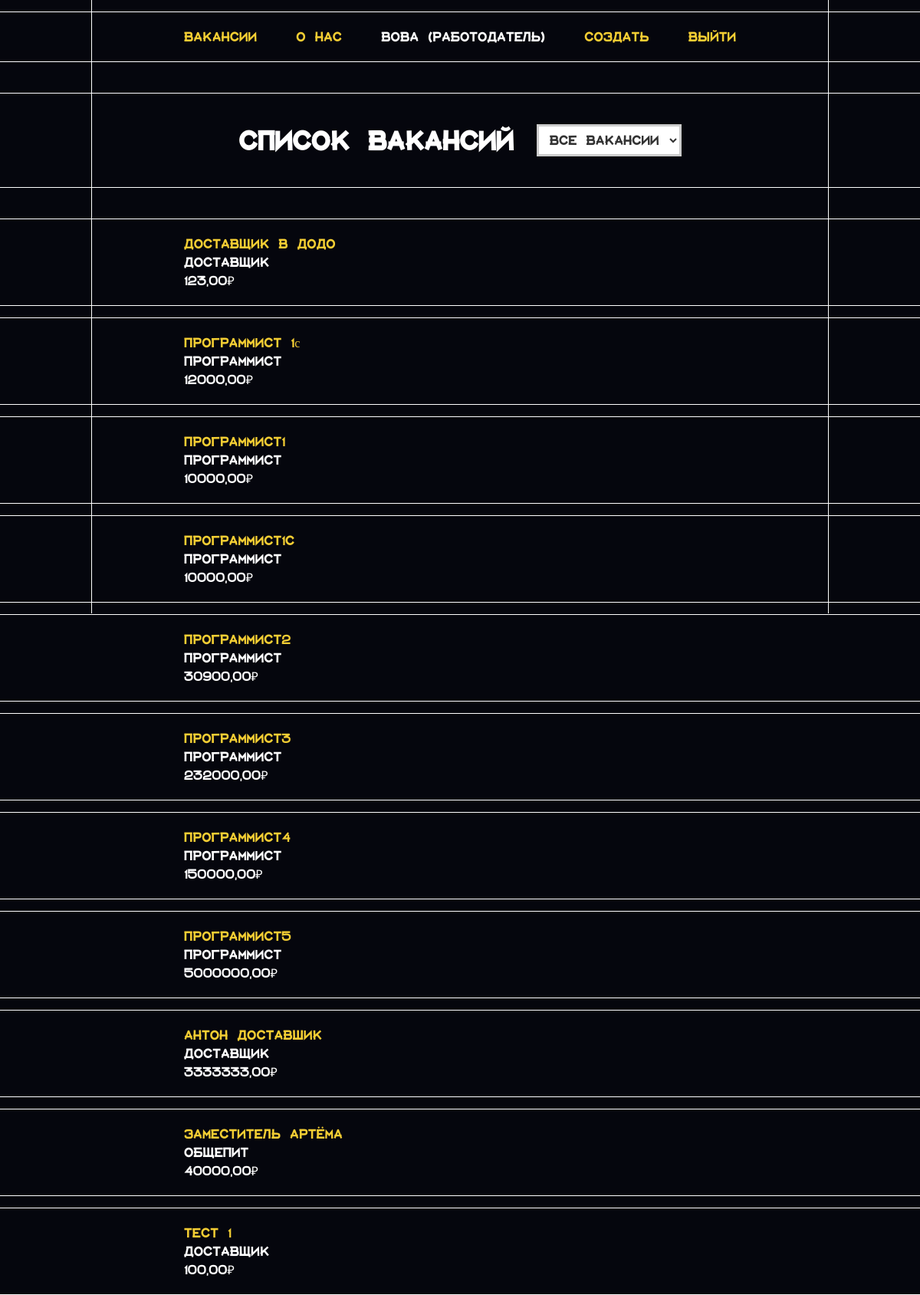
Screenshot of /main/ (signed in) with the database file from the repository.
### accounts/models.py (models this page shows, shortened)
class CustomUser(AbstractUser):
    ROLE_CHOICES = (
        ('job_seeker', 'Соискатель'),
        ('employer', 'Работодатель'),
    )
    role = models.CharField(
        max_length=20,
        choices=ROLE_CHOICES,
        default='job_seeker'
    )

### main/models.py (models this page shows, shortened)
class Vacancy(models.Model):
    job = models.ForeignKey(Job, related_name='job',
                            on_delete=models.CASCADE)
    name = models.CharField(max_length=100, db_index=True)
    slug = models.SlugField(max_length=100, unique=True, blank=True)
    description = models.TextField(blank=True)
    salary = models.DecimalField(max_digits=10, decimal_places=2, validators=[MinValueValidator(100.00)])
    available = models.BooleanField(default=True)
    created = models.DateField(auto_now_add=True)
    class Meta:
        ordering = ('name',)
        verbose_name = 'Вакансия'
        verbose_name_plural = 'Вакансии'

class Job(models.Model):
    name = models.CharField(max_length=100, db_index=True)
    slug = models.SlugField(max_length=100, unique=True)
    class Meta:
        ordering = ('name',)
        verbose_name = 'Работа'
        verbose_name_plural = 'Работы'

### main/views.py (the view)
# urls.py: path('', views.vacancy_list, name='vacancy_list'),
def vacancy_list(request):
    jobs = Job.objects.all()
    selected_job = request.GET.get('job')
    vacancies = Vacancy.objects.filter(available=True)
    if selected_job:
        vacancies = vacancies.filter(job__slug=selected_job)
    context = {
        'vacancies': vacancies,
        'jobs': jobs,
        'selected_job': selected_job,
    }
    return render(request, 'main/vacancy_list.html', context)

### main/templates/main/vacancy_list.html (shortened to what this page needs)
{% load static %}
<!DOCTYPE html>
<html lang="ru" class="page">
<head>
    <link rel="stylesheet" href="{% static 'main/css/main.css' %}">
    <link rel="stylesheet" href="{% static 'main/css/base.css' %}">
</head>
<body class="page__body">
    <div class="line_help">
        <div class="linee"></div>
    </div>
    <main>
        <div class="section">
            <nav class="nav">
                <a href="{% url 'vacancy_list' %}">Вакансии</a>
                <a href="{% url 'about' %}">О нас</a>
                {% if user.is_authenticated %}
                <span>{{ user.username }} ({{ user.get_role_display }})</span>
                {% if user.role == 'employer' %}
                <a href="{% url 'vacancy_create' %}" class="btn">Создать</a>
                {% endif %}
                <a href="{% url 'logout' %}">Выйти</a>
                {% else %}
                <a href="{% url 'login' %}">Войти</a>
                <a href="{% url 'register' %}" class="btn">Регистрация</a>
                {% endif %}
            </nav>
        </div>
        <div class="section list_nav">
            <h1 class="title">Список вакансий</h1>
            <form method="get">
                <select name="job" onchange="this.form.submit()" class="select">
                    <option value="">Все вакансии</option>
                </select>
            </form>
        </div>
        <div class="list">
            {% for vacancy in vacancies %}
            <div class="section">
                <div class="card">
                    <a href="{% url 'vacancy_detail' vacancy.slug %}">
                    </a>
                    <div>{{ vacancy.job.name }}</div>
                    <div>{{ vacancy.salary }}₽</div>
                </div>
            </div>
            {% empty %}
            <div class="card card--empty">Вакансий нет</div>
            {% endfor %}
        </div>
    </main>
</body>
</html>

### main/static/main/css/main.css (style rules this page uses)
main { width: 100%; display: flex; flex-direction: column; gap: 40px; margin-top: 15px; }
.list_nav { display: flex; gap: 30px; }
.card { width: 60%; }
form { margin: 20px 0; }
form .select { padding: 5px 10px; font-size: 16px; border: 3px solid #ccc; border-radius: 0; background-color: white; color: #333; cursor: pointer; transition: all 0.3s ease; width: 100%; }
form .select option { background-color: white; color: #333; border: none; }
form option:checked { background-color: #f3cd33; color: white; }
.list { display: flex; flex-direction: column; gap: 15px; }

### main/static/main/css/base.css (style rules this page uses)
* { margin: 0; font-family: "font"; }
html { width: 100%; height: 100%; }
main { width: 100%; display: flex; flex-direction: column; gap: 40px; margin-top: 15px; justify-content: start; }
.section { border-top: 1px solid rgb(255, 255, 255); border-bottom: 1px solid rgb(255, 255, 255); width: 100%; display: flex; align-items: center; justify-content: center; padding: 20px 0 20px 0; }
.line_help { position:fixed; height: 0vh; width: 100vw; display: flex; justify-content: center; z-index: -1; top: 0; }
.linee { width: 80%; height: 0vh; border-right: 1px solid rgb(255, 255, 255); border-left: 1px solid rgb(255, 255, 255); animation: growLine 1s ease forwards; }
.page__body { margin: 0; background: #05060d; color: #ffffff; min-height: 100%; width: 100%; display: flex; justify-content: center; align-items: center; flex-direction: column; }
a { color: transparent; -webkit-background-clip: text; background-image: linear-gradient(to bottom, #ffffff 50%, #f3cd33 50%); background-size: 100% 200%; background-position: bottom; text-decoration: none; transition: background-position 0.5s ease; }
nav { display: flex; justify-content: space-between; width: 60%; }

### main/templates/main/vacancy_list.html (style rules this page uses)
.page__body { justify-content: start; }

### rows the page displays
CustomUser: username "вова", role "Работодатель"
Vacancy: job.name "Доставщик", salary "123,00"
Vacancy: job.name "Программист", salary "12000,00"
Vacancy: job.name "Программист", salary "10000,00"
Vacancy: job.name "Программист", salary "10000,00"
Vacancy: job.name "Программист", salary "30900,00"
Vacancy: job.name "Программист", salary "232000,00"
Vacancy: job.name "Программист", salary "150000,00"
Vacancy: job.name "Программист", salary "5000000,00"
Vacancy: job.name "Доставщик", salary "3333333,00"
Vacancy: job.name "Общепит", salary "40000,00"
Vacancy: job.name "Доставщик", salary "100,00"
